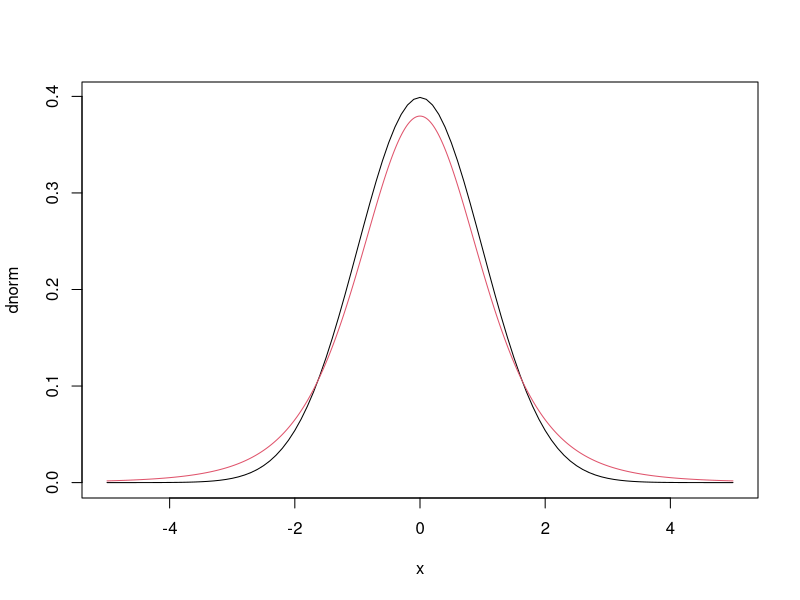

Source code (R):
library("foreign"); library("ggplot2")

plot(dnorm,xlim=c(-5,5))
x=seq(-5,5,by=.01)
lines(x,dt(x,df=5),col=2)
impoSampling<- read.csv('importanceSampling.csv')
logWeights 	<- read.csv('logWeights.csv')
logWeightsNominal <- read.csv('logWeightsNominal.csv')
logWeightsImportance <- read.csv('logWeightsImportance.csv')
